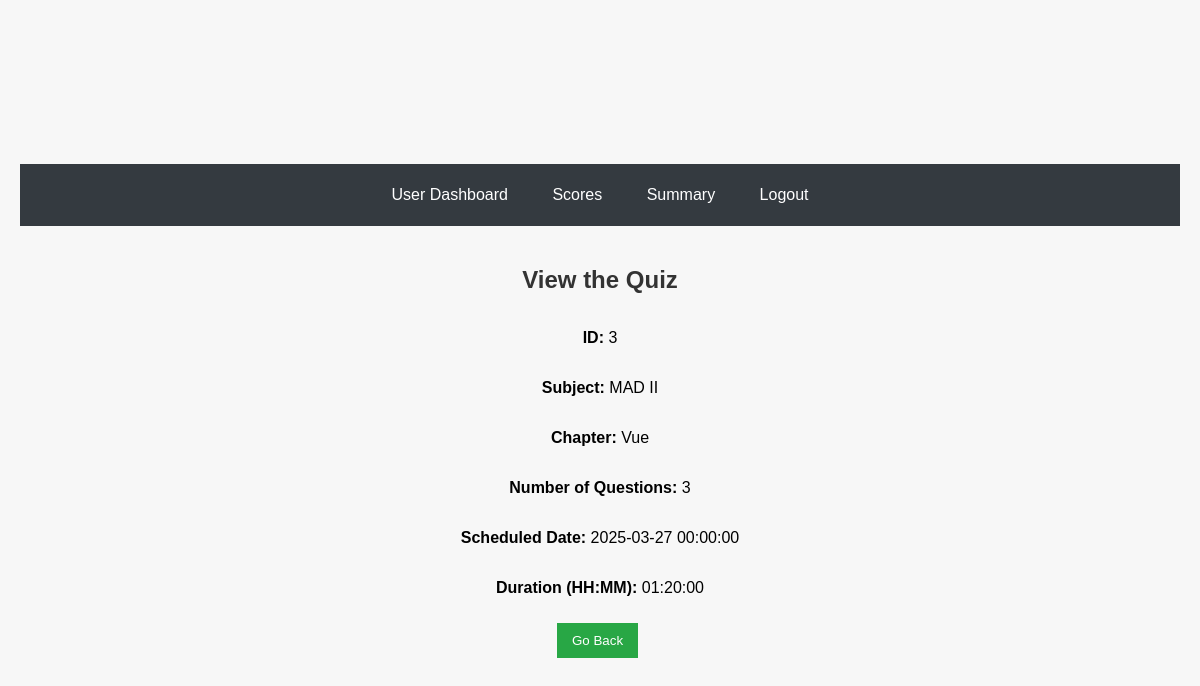
/view_quiz/3/Quiz 1, run on the app's committed database.
### applications/models.py (models this page shows)
class Quiz(db.Model):
    __tablename__ = 'quiz'
    id = db.Column(db.Integer, primary_key=True)
    name = db.Column(db.String(120), nullable=False)
    date_of_quiz = db.Column(db.DateTime, nullable=False)
    time_duration = db.Column(db.Time, nullable=False) #in hh:mm format
    remarks = db.Column(db.String(300), unique=False, nullable=True)
    chapter_id = db.Column(db.Integer, db.ForeignKey('chapter.id'), nullable = False)
    __table_args__ = {'extend_existing': True}
    questions = db.relationship('Question', backref='quiz', lazy=True, cascade = "all, delete-orphan")
    scores = db.relationship('Score', backref='quiz', lazy=True, cascade = "all, delete")

class Subject(db.Model):
    __tablename__ = 'subject'  #NOTE: if we don't mention the tablename its by default the name of the class in lowercase
    id = db.Column(db.Integer, primary_key=True)
    name = db.Column(db.String(120), nullable=False)
    description = db.Column(db.String(300), unique=False, nullable=True)
    __table_args__ = {'extend_existing': True}
    chapters = db.relationship('Chapter', backref='subject', lazy=True, cascade = "all, delete")

class Chapter(db.Model):
    __tablename__ = 'chapter'
    id = db.Column(db.Integer, primary_key=True)
    name = db.Column(db.String(120), nullable=False)
    description = db.Column(db.String(300), unique=False, nullable=True)
    subject_id = db.Column(db.Integer, db.ForeignKey('subject.id'), nullable = False)
    __table_args__ = {'extend_existing': True}
    quizzes = db.relationship('Quiz', backref='chapter', lazy=True, cascade = "all, delete")

### applications/controllers.py (the view)
@app.route('/view_quiz/<int:quiz_id>/<name>')
def view_quiz(quiz_id, name):
    user = User.query.filter_by(username=name).first()
    quiz = Quiz.query.get(quiz_id)
    return render_template('view_quiz.html', quiz = quiz, user = user)

### templates/view_quiz.html (shortened to what this page needs)
<!DOCTYPE html>
<html>
<head>
</head>
<body>
<div class="navbar">
    <a href="{{ url_for('user_dashboard', name=user.username) }}">User Dashboard</a>
    <a href="{{ url_for('scores', name=user.username) }}">Scores</a>
    <a href="{{ url_for('summary', name=user.username) }}">Summary</a>
    <a href="{{ url_for('signup') }}">Logout</a>
</div>
    <h2>View the Quiz</h2>
    <p><strong>ID:</strong> {{quiz.id}} </p>
    <p><strong>Subject:</strong> {{quiz.chapter.subject.name}}</p>
    <p><strong>Chapter:</strong> {{quiz.chapter.name}} </p>
    <p><strong>Number of Questions:</strong> {{quiz.questions|length}}</p>
    <p><strong>Scheduled Date:</strong> {{quiz.date_of_quiz}}</p>
    <p><strong>Duration (HH:MM):</strong> {{quiz.time_duration}} </p>
    <a href="{{ url_for('user_dashboard', name = user.username) }}"><button type="button">Go Back</button></a><br>
</body>
</html>

### templates/view_quiz.html (style rules this page uses)
body { font-family: Arial, sans-serif; background-color: #f7f7f7; display: flex; justify-content: center; align-items: center; flex-direction: column; min-height: 100vh; margin: 0; padding: 20px; }
h2, h3 { color: #333; }
button, input[type="submit"], input[type="reset"] { padding: 10px 15px; margin: 10px 5px 0 0; background-color: #007BFF; border: none; color: white; cursor: pointer; }
a button { background-color: #28a745; }
.navbar { background-color: #343a40; overflow: hidden; width: 100%; padding: 10px 0; text-align: center; margin-bottom: 20px; }
.navbar a { color: white; padding: 12px 20px; text-decoration: none; display: inline-block; }

### data on the page
Quiz: id "3", date_of_quiz "2025-03-27 00:00:00", time_duration "01:20:00"
Subject: chapter.subject.name "MAD II"
Chapter: chapter.name "Vue"

### other printed values
{{ quiz.questions|length }} "3"
